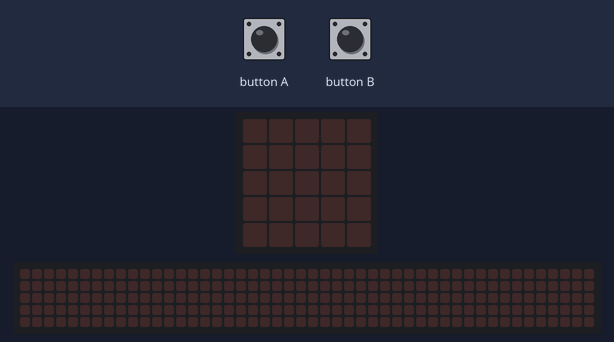
This program was run on a simulated BBC micro:bit (MakeCode). On the bench: the board's 5×5 LED display, a strip that is not on the board, showing the scrolling text unrolled. The inputs (shaded band) are chosen by the test bench. The 48×5 strip is a reading aid, not a part: it shows the text the display is scrolling, unrolled, one strip-width of it at a time.

Above: at 1.2 s.
1.3 s: button B pressed for 0.15 s
At 1.8 s:
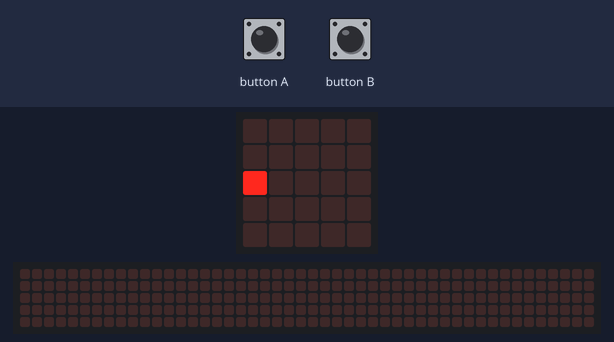
4.4 s: button A pressed for 0.15 s
At 4.75 s:
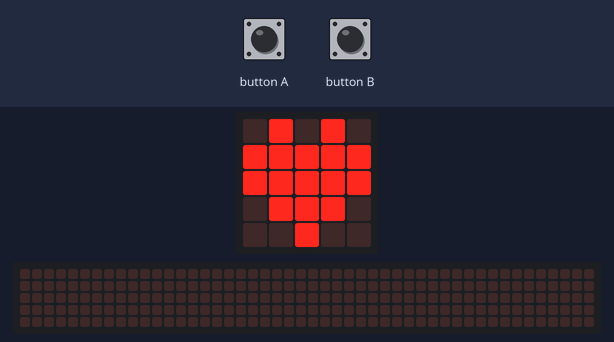
7.5 s: button B pressed for 0.15 s
At 8.32 s:
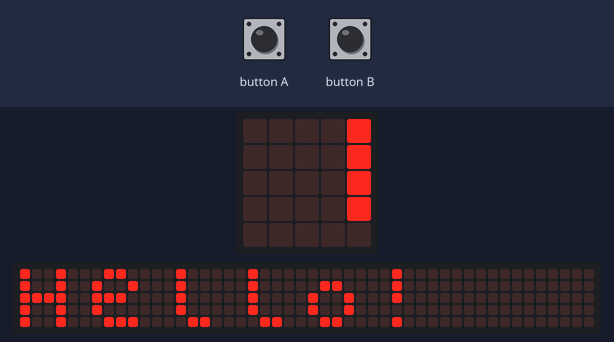
10.5 s: button B pressed for 0.15 s
At 12.8 s:
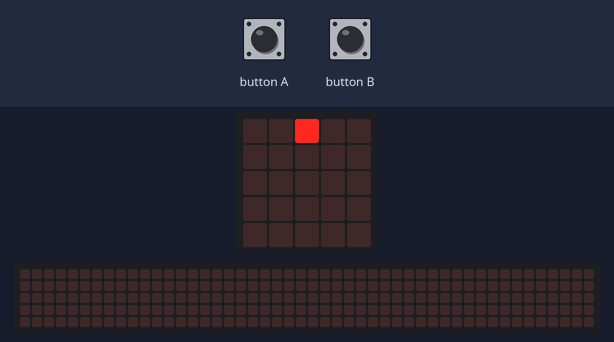
13.5 s: button B pressed for 0.15 s
At 15.72 s:
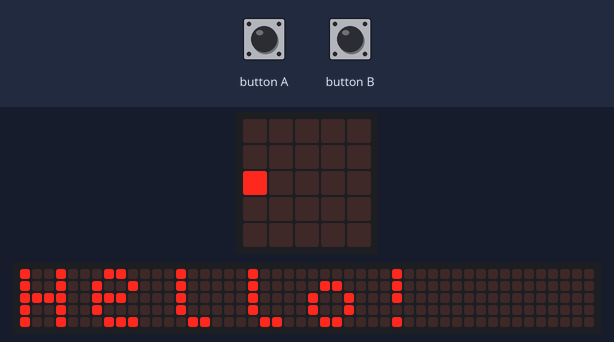
16.6 s: button B pressed for 0.15 s
At 20.52 s:
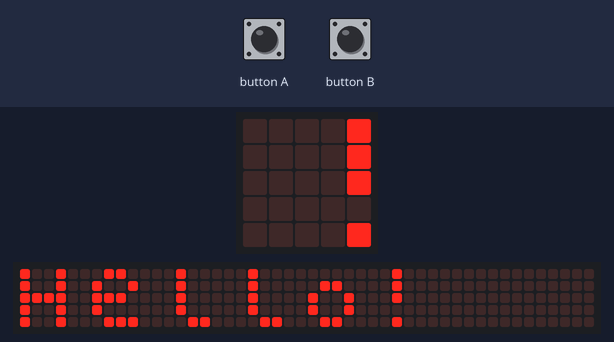

Measured:
- after the input at 1.3 s, the display: changes after 0.15 s (image 1)
- after the input at 4.4 s, the display: first differs from a run without the input after 0.15 s (image 2)
- after the input at 7.5 s, the display: first differs from a run without the input after 0.65 s (image 3 shows a later state)
- after the input at 10.5 s, the display: first differs from a run without the input after 1.2 s (image 4 shows a later state)
- after the input at 13.5 s, the display: first differs from a run without the input after 2.2 s (image 5)
- after the input at 16.6 s, the display: first differs from a run without the input after 3.1 s (image 6 shows a later state)
- what the display in image 1 shows lasts 0.5 s, from 1.5 s to 2.0 s

The program:

main.ts
```typescript
input.onButtonPressed(Button.A, function () {
    for (let index = 0; index < 4; index++) {
        basic.showIcon(IconNames.Heart)
        basic.pause(500)
        basic.clearScreen()
        basic.pause(500)
        basic.showString("Hello!")
        basic.clearScreen()
        basic.pause(500)
        basic.showArrow(ArrowNames.North)
        basic.pause(500)
        basic.clearScreen()
    }
})
input.onButtonPressed(Button.B, function () {
    led.plot(0, 2)
    basic.pause(500)
    basic.clearScreen()
    basic.pause(500)
    led.plot(2, 0)
    basic.pause(500)
    basic.clearScreen()
    basic.pause(500)
    led.plot(2, 4)
    basic.pause(500)
    basic.clearScreen()
    basic.pause(500)
    led.plot(4, 2)
    basic.pause(500)
    basic.clearScreen()
    basic.pause(500)
})
```

test.ts
```typescript
// tu są testy; nie będzie to kompilowane, gdy ten pakiet będzie używany jako rozszerzenie.
```
